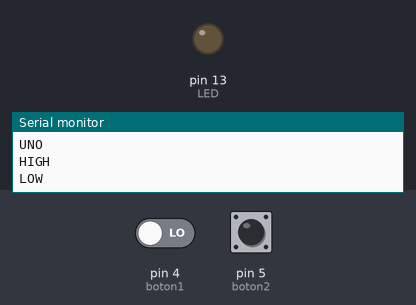
A sketch run on a simulated Arduino Uno, built with avr-gcc and run on an emulated ATmega328P. On the bench: output pins drawn as LEDs (lit = HIGH), the last lines printed to the serial monitor. The test bench sets the inputs (shaded band); at power-on: pin 5 (boton2) LOW, pin 4 (boton1) LOW.

Above: at 6.8 s.
6.9 s: pin 5 (boton2) pulled HIGH for 3 s
13.5 s: pin 4 (boton1) driven HIGH and pin 5 (boton2) driven HIGH
At 15.2 s:
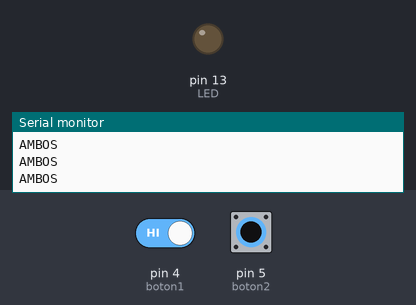
17.4 s: pin 4 (boton1) driven LOW
At 17.9 s:
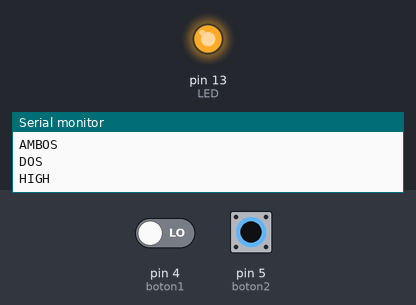
24.9 s: pin 4 (boton1) driven HIGH
At 26.7 s:
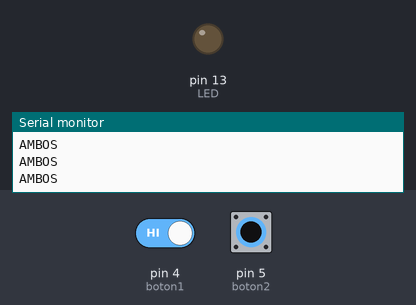
32.6 s: pin 5 (boton2) driven LOW
At 33.0 s:
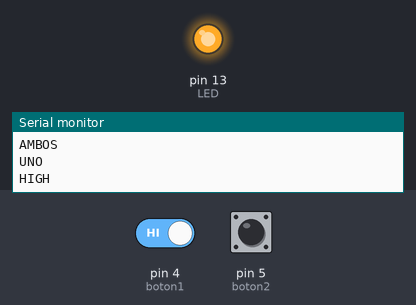
Timing chart, 0 to 40.7 s (numbered marks = the images above; inputs shaded):
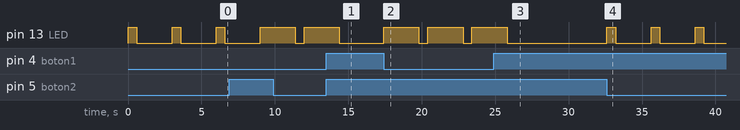

Measured:
- after the input at 13.5 s, pin 13 (LED): goes on until 14.4 s, then stays LOW
- after the input at 17.4 s, pin 13 (LED): alternates HIGH for 2.4 s and LOW for 0.60 s, starting at once
- after the input at 24.9 s, pin 13 (LED): goes on until 25.8 s, then stays LOW
- after the input at 32.6 s, pin 13 (LED): alternates HIGH for 0.60 s and LOW for 2.4 s, starting at once
- by itself, pin 13 (LED): alternates HIGH for 0.60 s and LOW for 2.4 s

The sketch:

practica3.ino
```cpp
const float f = 0.3333f;
const int LED = 13;
float semiCicloBajo = 0.8;
float semiCicloAlto = 0.2;

int boton1 = 4;
int boton2 = 5;

void setup() {
  Serial.begin(9600);
  pinMode(LED, OUTPUT);
  pinMode(boton1, INPUT);
  pinMode(boton2, INPUT);
}


bool sec1 = true;
void loop() {
  int valorBoton1 = digitalRead(boton1);
  int valorBoton2 = digitalRead(boton2);
  if (valorBoton1 == HIGH && valorBoton2 == HIGH) {
    Serial.println("AMBOS");
    return;
  } else if (valorBoton1 == HIGH) {
    sec1 = true;
  } else if (valorBoton2 == HIGH) {
    sec1 = false;
  }

  if (sec1) {
    Serial.println("UNO");
    semiCicloBajo = 0.8;
    semiCicloAlto = 0.2;
  } else {
    Serial.println("DOS");
    semiCicloBajo = 0.2;
    semiCicloAlto = 0.8;
  }

  float tiempoTotal = 1 / f * 1000;
  float tiempoBajo = semiCicloBajo * tiempoTotal;
  float tiempoAlto = semiCicloAlto * tiempoTotal;

  digitalWrite(LED, HIGH);
  Serial.println("HIGH");
  delay(tiempoAlto);

  digitalWrite(LED, LOW);
  Serial.println("LOW");
  delay(tiempoBajo);
}
```
